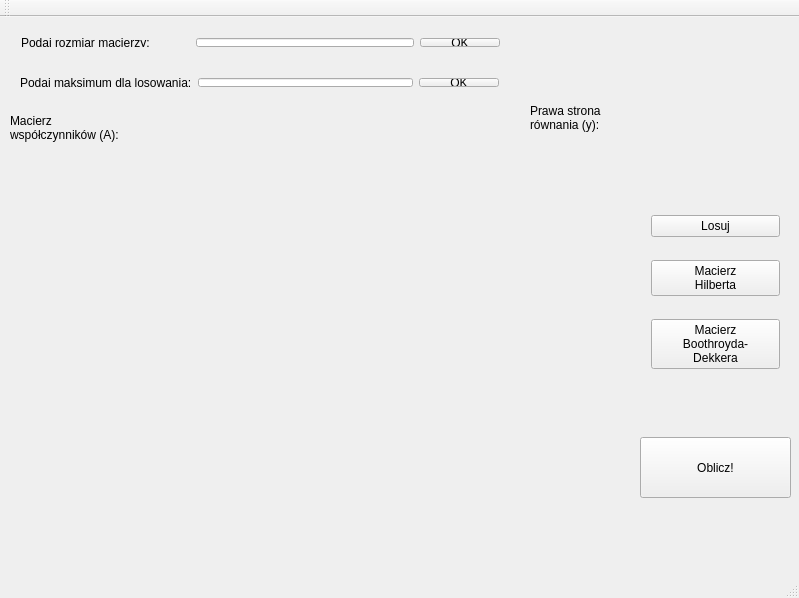
<?xml version="1.0" encoding="UTF-8"?>
<ui version="4.0">
 <class>MainWindow</class>
 <widget class="QMainWindow" name="MainWindow">
  <property name="geometry">
   <rect>
    <x>0</x>
    <y>0</y>
    <width>799</width>
    <height>598</height>
   </rect>
  </property>
  <property name="windowTitle">
   <string>MainWindow</string>
  </property>
  <widget class="QWidget" name="centralWidget">
   <widget class="QWidget" name="horizontalLayoutWidget">
    <property name="geometry">
     <rect>
      <x>10</x>
      <y>10</y>
      <width>501</width>
      <height>31</height>
     </rect>
    </property>
    <layout class="QHBoxLayout" name="horizontalLayout">
     <item>
      <widget class="QLabel" name="etykieta_rozmiar">
       <property name="text">
        <string>Podaj rozmiar macierzy:            </string>
       </property>
      </widget>
     </item>
     <item>
      <widget class="QLineEdit" name="pole_rozmiar"/>
     </item>
     <item>
      <widget class="QPushButton" name="guzik_rozmiar">
       <property name="text">
        <string>OK</string>
       </property>
      </widget>
     </item>
    </layout>
   </widget>
   <widget class="Macierz" name="macierz" native="true">
    <property name="geometry">
     <rect>
      <x>10</x>
      <y>130</y>
      <width>621</width>
      <height>391</height>
     </rect>
    </property>
   </widget>
   <widget class="QWidget" name="verticalLayoutWidget_2">
    <property name="geometry">
     <rect>
      <x>640</x>
      <y>170</y>
      <width>151</width>
      <height>211</height>
     </rect>
    </property>
    <layout class="QVBoxLayout" name="verticalLayout_2">
     <item>
      <widget class="QPushButton" name="guzik_losuj">
       <property name="text">
        <string>Losuj</string>
       </property>
      </widget>
     </item>
     <item>
      <widget class="QPushButton" name="guzik_Hilberta">
       <property name="text">
        <string>Macierz
Hilberta</string>
       </property>
      </widget>
     </item>
     <item>
      <widget class="QPushButton" name="guzik_BD">
       <property name="text">
        <string>Macierz
Boothroyda-
Dekkera</string>
       </property>
      </widget>
     </item>
    </layout>
   </widget>
   <widget class="QWidget" name="horizontalLayoutWidget_2">
    <property name="geometry">
     <rect>
      <x>9</x>
      <y>50</y>
      <width>501</width>
      <height>31</height>
     </rect>
    </property>
    <layout class="QHBoxLayout" name="horizontalLayout_2">
     <item>
      <widget class="QLabel" name="etykieta_maksimum">
       <property name="text">
        <string>Podaj maksimum dla losowania:</string>
       </property>
      </widget>
     </item>
     <item>
      <widget class="QLineEdit" name="pole_maksimum"/>
     </item>
     <item>
      <widget class="QPushButton" name="guzik_maksimum">
       <property name="text">
        <string>OK</string>
       </property>
      </widget>
     </item>
    </layout>
   </widget>
   <widget class="QPushButton" name="guzik_oblicz">
    <property name="geometry">
     <rect>
      <x>640</x>
      <y>420</y>
      <width>151</width>
      <height>61</height>
     </rect>
    </property>
    <property name="text">
     <string>Oblicz!</string>
    </property>
   </widget>
   <widget class="QLabel" name="etykieta_A">
    <property name="geometry">
     <rect>
      <x>10</x>
      <y>90</y>
      <width>201</width>
      <height>41</height>
     </rect>
    </property>
    <property name="text">
     <string>Macierz
współczynników (A):</string>
    </property>
   </widget>
   <widget class="QLabel" name="etykieta_y">
    <property name="geometry">
     <rect>
      <x>530</x>
      <y>80</y>
      <width>101</width>
      <height>41</height>
     </rect>
    </property>
    <property name="text">
     <string>Prawa strona
równania (y):</string>
    </property>
   </widget>
  </widget>
  <widget class="QMenuBar" name="menuBar">
   <property name="geometry">
    <rect>
     <x>0</x>
     <y>0</y>
     <width>799</width>
     <height>26</height>
    </rect>
   </property>
  </widget>
  <widget class="QToolBar" name="mainToolBar">
   <attribute name="toolBarArea">
    <enum>TopToolBarArea</enum>
   </attribute>
   <attribute name="toolBarBreak">
    <bool>false</bool>
   </attribute>
  </widget>
  <widget class="QStatusBar" name="statusBar"/>
 </widget>
 <layoutdefault spacing="6" margin="11"/>
 <customwidgets>
  <customwidget>
   <class>Macierz</class>
   <extends>QWidget</extends>
   <header location="global">Macierz.h</header>
   <container>1</container>
  </customwidget>
 </customwidgets>
 <resources/>
 <connections/>
</ui>
